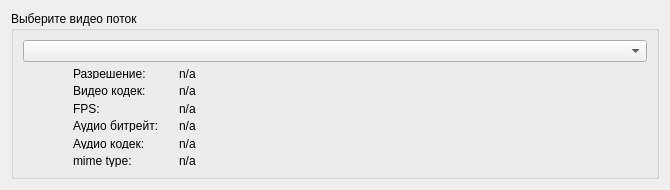
<?xml version="1.0" encoding="UTF-8"?>
<ui version="4.0">
 <class>ProgressiveVideoStreamsWidget</class>
 <widget class="QWidget" name="ProgressiveVideoStreamsWidget">
  <property name="geometry">
   <rect>
    <x>0</x>
    <y>0</y>
    <width>670</width>
    <height>190</height>
   </rect>
  </property>
  <property name="minimumSize">
   <size>
    <width>670</width>
    <height>190</height>
   </size>
  </property>
  <property name="maximumSize">
   <size>
    <width>670</width>
    <height>190</height>
   </size>
  </property>
  <property name="windowTitle">
   <string>Form</string>
  </property>
  <layout class="QVBoxLayout" name="verticalLayout_2">
   <item>
    <widget class="QGroupBox" name="groupBox">
     <property name="title">
      <string>Выберите видео поток</string>
     </property>
     <layout class="QVBoxLayout" name="verticalLayout">
      <item>
       <widget class="QComboBox" name="tracks"/>
      </item>
      <item>
       <layout class="QHBoxLayout" name="horizontalLayout">
        <item>
         <layout class="QFormLayout" name="formLayout">
          <property name="leftMargin">
           <number>50</number>
          </property>
          <item row="0" column="0">
           <widget class="QLabel" name="label">
            <property name="minimumSize">
             <size>
              <width>100</width>
              <height>0</height>
             </size>
            </property>
            <property name="text">
             <string>Разрешение:</string>
            </property>
           </widget>
          </item>
          <item row="0" column="1">
           <widget class="QLabel" name="resolutionLabel">
            <property name="minimumSize">
             <size>
              <width>100</width>
              <height>0</height>
             </size>
            </property>
            <property name="text">
             <string>n/a</string>
            </property>
           </widget>
          </item>
          <item row="1" column="0">
           <widget class="QLabel" name="label_5">
            <property name="minimumSize">
             <size>
              <width>100</width>
              <height>0</height>
             </size>
            </property>
            <property name="text">
             <string>Видео кодек:</string>
            </property>
           </widget>
          </item>
          <item row="1" column="1">
           <widget class="QLabel" name="videoCodecLabel">
            <property name="minimumSize">
             <size>
              <width>100</width>
              <height>0</height>
             </size>
            </property>
            <property name="text">
             <string>n/a</string>
            </property>
           </widget>
          </item>
          <item row="2" column="0">
           <widget class="QLabel" name="label_7">
            <property name="minimumSize">
             <size>
              <width>100</width>
              <height>0</height>
             </size>
            </property>
            <property name="text">
             <string>FPS:</string>
            </property>
           </widget>
          </item>
          <item row="2" column="1">
           <widget class="QLabel" name="fpsLabel">
            <property name="minimumSize">
             <size>
              <width>100</width>
              <height>0</height>
             </size>
            </property>
            <property name="text">
             <string>n/a</string>
            </property>
           </widget>
          </item>
          <item row="3" column="0">
           <widget class="QLabel" name="label_9">
            <property name="minimumSize">
             <size>
              <width>100</width>
              <height>0</height>
             </size>
            </property>
            <property name="text">
             <string>Аудио битрейт:</string>
            </property>
           </widget>
          </item>
          <item row="3" column="1">
           <widget class="QLabel" name="audioBitrateLabel">
            <property name="minimumSize">
             <size>
              <width>100</width>
              <height>0</height>
             </size>
            </property>
            <property name="text">
             <string>n/a</string>
            </property>
           </widget>
          </item>
          <item row="4" column="0">
           <widget class="QLabel" name="label_11">
            <property name="minimumSize">
             <size>
              <width>100</width>
              <height>0</height>
             </size>
            </property>
            <property name="text">
             <string>Аудио кодек:</string>
            </property>
           </widget>
          </item>
          <item row="4" column="1">
           <widget class="QLabel" name="audioCodecLabel">
            <property name="minimumSize">
             <size>
              <width>100</width>
              <height>0</height>
             </size>
            </property>
            <property name="text">
             <string>n/a</string>
            </property>
           </widget>
          </item>
          <item row="5" column="0">
           <widget class="QLabel" name="label_12">
            <property name="minimumSize">
             <size>
              <width>100</width>
              <height>0</height>
             </size>
            </property>
            <property name="text">
             <string>mime type:</string>
            </property>
           </widget>
          </item>
          <item row="5" column="1">
           <widget class="QLabel" name="mimeTypeLabel">
            <property name="minimumSize">
             <size>
              <width>100</width>
              <height>0</height>
             </size>
            </property>
            <property name="text">
             <string>n/a</string>
            </property>
           </widget>
          </item>
         </layout>
        </item>
        <item>
         <spacer name="horizontalSpacer_2">
          <property name="orientation">
           <enum>Qt::Horizontal</enum>
          </property>
          <property name="sizeType">
           <enum>QSizePolicy::Expanding</enum>
          </property>
          <property name="sizeHint" stdset="0">
           <size>
            <width>50</width>
            <height>20</height>
           </size>
          </property>
         </spacer>
        </item>
       </layout>
      </item>
     </layout>
    </widget>
   </item>
  </layout>
 </widget>
 <resources/>
 <connections/>
</ui>
